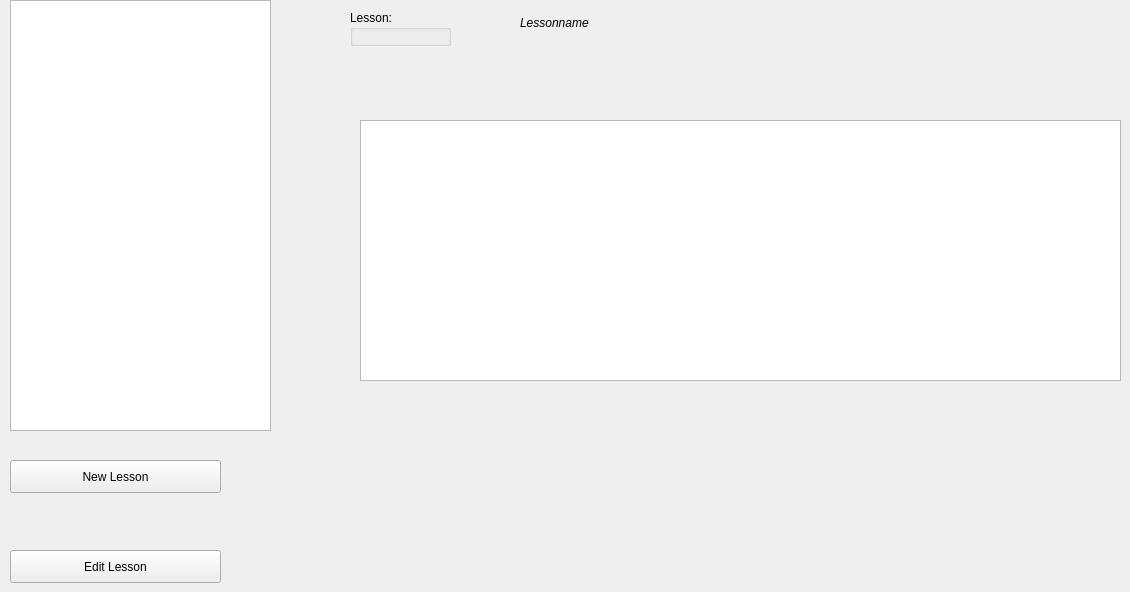
            <widget class="QWidget" name="page">
             <widget class="QLabel" name="label_4">
              <property name="geometry">
               <rect>
                <x>520</x>
                <y>10</y>
                <width>141</width>
                <height>25</height>
               </rect>
              </property>
              <property name="font">
               <font>
                <italic>true</italic>
               </font>
              </property>
              <property name="text">
               <string>Lessonname</string>
              </property>
             </widget>
             <widget class="QGroupBox" name="groupBox_2">
              <property name="geometry">
               <rect>
                <x>350</x>
                <y>10</y>
                <width>101</width>
                <height>36</height>
               </rect>
              </property>
              <property name="title">
               <string>Lesson:</string>
              </property>
             </widget>
             <widget class="QTreeView" name="lessons_manager_treeView">
              <property name="geometry">
               <rect>
                <x>10</x>
                <y>0</y>
                <width>261</width>
                <height>431</height>
               </rect>
              </property>
              <property name="font">
               <font>
                <pointsize>12</pointsize>
                <weight>75</weight>
                <bold>true</bold>
               </font>
              </property>
             </widget>
             <widget class="QTableView" name="vocabularyList_2">
              <property name="geometry">
               <rect>
                <x>360</x>
                <y>120</y>
                <width>761</width>
                <height>261</height>
               </rect>
              </property>
              <property name="font">
               <font>
                <pointsize>12</pointsize>
               </font>
              </property>
              <property name="mouseTracking">
               <bool>false</bool>
              </property>
              <property name="statusTip">
               <string notr="true"/>
              </property>
              <property name="whatsThis">
               <string notr="true"/>
              </property>
              <property name="autoScrollMargin">
               <number>19</number>
              </property>
              <property name="editTriggers">
               <set>QAbstractItemView::NoEditTriggers</set>
              </property>
              <property name="showDropIndicator" stdset="0">
               <bool>false</bool>
              </property>
              <property name="dragDropOverwriteMode">
               <bool>false</bool>
              </property>
              <property name="alternatingRowColors">
               <bool>true</bool>
              </property>
              <property name="selectionMode">
               <enum>QAbstractItemView::MultiSelection</enum>
              </property>
              <property name="selectionBehavior">
               <enum>QAbstractItemView::SelectRows</enum>
              </property>
              <property name="iconSize">
               <size>
                <width>60</width>
                <height>60</height>
               </size>
              </property>
              <property name="verticalScrollMode">
               <enum>QAbstractItemView::ScrollPerPixel</enum>
              </property>
              <property name="horizontalScrollMode">
               <enum>QAbstractItemView::ScrollPerPixel</enum>
              </property>
              <property name="sortingEnabled">
               <bool>true</bool>
              </property>
              <attribute name="horizontalHeaderStretchLastSection">
               <bool>true</bool>
              </attribute>
              <attribute name="verticalHeaderVisible">
               <bool>false</bool>
              </attribute>
              <attribute name="verticalHeaderShowSortIndicator" stdset="0">
               <bool>false</bool>
              </attribute>
             </widget>
             <widget class="QPushButton" name="add_lesson_Button">
              <property name="geometry">
               <rect>
                <x>10</x>
                <y>460</y>
                <width>211</width>
                <height>33</height>
               </rect>
              </property>
              <property name="text">
               <string>New Lesson</string>
              </property>
             </widget>
             <widget class="QPushButton" name="add_lesson_Button_2">
              <property name="geometry">
               <rect>
                <x>10</x>
                <y>550</y>
                <width>211</width>
                <height>33</height>
               </rect>
              </property>
              <property name="text">
               <string>Edit Lesson</string>
              </property>
             </widget>
            </widget>
